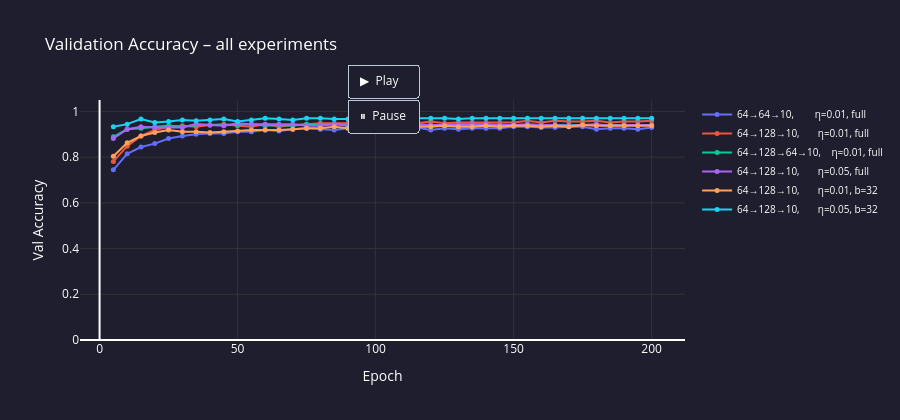

The code cell stored with this chart in its notebook:
### Code cell
from Code.Visualization.network_visualization import show_architecture

# ── Compare training-progress curves for every experiment in one chart ─
# (inline version – does not open a new browser tab per experiment)
fig_all = go.Figure()
colors  = ['#636EFA','#EF553B','#00CC96','#AB63FA','#FFA15A','#19D3F3']

for i, exp in enumerate(results):
    t  = exp['trainer']
    xs = [j * 5 for j in range(1, len(t.val_acc_history) + 1)]
    c  = colors[i % len(colors)]

    # Animate using frames: each frame adds one more data point
    fig_all.add_trace(go.Scatter(
        x=xs, y=t.val_acc_history,
        mode='lines+markers',
        name=exp['name'],
        line=dict(color=c, width=2),
        marker=dict(size=5),
        hovertemplate='Epoch %{x}<br>Val Acc: %{y:.4f}<extra></extra>',
    ))

fig_all.update_layout(
    title='Validation Accuracy – all experiments',
    xaxis_title='Epoch',
    yaxis_title='Val Accuracy',
    yaxis=dict(range=[0, 1.05], gridcolor='#333'),
    xaxis=dict(gridcolor='#333'),
    plot_bgcolor='#1e1e2e',
    paper_bgcolor='#1e1e2e',
    font=dict(color='white'),
    height=420,
    legend=dict(font=dict(size=10)),
    updatemenus=[dict(
        type='buttons',
        showactive=False,
        y=1.15, x=0.5, xanchor='center',
        buttons=[
            dict(
                label='▶  Play',
                method='animate',
                args=[None, dict(frame=dict(duration=80, redraw=True), fromcurrent=True)],
            ),
            dict(
                label='⏸  Pause',
                method='animate',
                args=[[None], dict(frame=dict(duration=0), mode='immediate')],
            ),
        ],
    )],
)

# Build animation frames – each frame reveals one more epoch point
max_points = max(len(e['trainer'].val_acc_history) for e in results)
frames = []
for frame_idx in range(1, max_points + 1):
    frame_traces = []
    for i, exp in enumerate(results):
        t  = exp['trainer']
        xs = [j * 5 for j in range(1, len(t.val_acc_history) + 1)]
        visible_x = xs[:frame_idx]
        visible_y = t.val_acc_history[:frame_idx]
        frame_traces.append(go.Scatter(x=visible_x, y=visible_y))
    frames.append(go.Frame(data=frame_traces, name=str(frame_idx)))

fig_all.frames = frames
fig_all.show()

### Figure 1 — Plotly figure (JSON) as saved in the notebook; plotly's stock layout.template omitted (floating-point values rounded to 4 significant figures)
{"data": [{"hovertemplate": "Epoch %{x}<br>Val Acc: %{y:.4f}<extra></extra>", "line": {"color": "#636EFA", "width": 2}, "marker": {"size": 5}, "mode": "lines+markers", "name": "64→64→10,        η=0.01, full", "type": "scatter", "x": [5, 10, 15, 20, 25, 30, 35, 40, 45, 50, 55, 60, 65, 70, 75, 80, 85, 90, 95, 100, 105, 110, 115, 120, 125, 130, 135, 140, 145, 150, 155, 160, 165, 170, 175, 180, 185, 190, 195, 200], "y": [0.7444, 0.8148, 0.8444, 0.8593, 0.8815, 0.8926, 0.9, 0.9037, 0.9037, 0.9111, 0.9111, 0.9185, 0.9148, 0.9222, 0.9259, 0.9222, 0.9185, 0.9259, 0.9185, 0.9259, 0.9259, 0.9259, 0.9296, 0.9185, 0.9259, 0.9222, 0.9259, 0.9259, 0.9259, 0.9333, 0.9333, 0.9296, 0.9296, 0.9333, 0.9333, 0.9222, 0.9259, 0.9259, 0.9222, 0.9296]}, {"hovertemplate": "Epoch %{x}<br>Val Acc: %{y:.4f}<extra></extra>", "line": {"color": "#EF553B", "width": 2}, "marker": {"size": 5}, "mode": "lines+markers", "name": "64→128→10,       η=0.01, full", "type": "scatter", "x": [5, 10, 15, 20, 25, 30, 35, 40, 45, 50, 55, 60, 65, 70, 75, 80, 85, 90, 95, 100, 105, 110, 115, 120, 125, 130, 135, 140, 145, 150, 155, 160, 165, 170, 175, 180, 185, 190, 195, 200], "y": [0.7815, 0.8481, 0.8926, 0.9185, 0.9333, 0.937, 0.9333, 0.9407, 0.9444, 0.937, 0.9333, 0.9444, 0.9333, 0.9407, 0.9444, 0.9482, 0.9482, 0.9482, 0.9444, 0.9444, 0.9444, 0.9482, 0.9482, 0.9556, 0.9482, 0.9518, 0.9518, 0.9518, 0.9518, 0.9518, 0.9593, 0.9518, 0.9593, 0.9556, 0.9556, 0.9593, 0.9518, 0.9556, 0.9556, 0.9593]}, {"hovertemplate": "Epoch %{x}<br>Val Acc: %{y:.4f}<extra></extra>", "line": {"color": "#00CC96", "width": 2}, "marker": {"size": 5}, "mode": "lines+markers", "name": "64→128→64→10,    η=0.01, full", "type": "scatter", "x": [5, 10, 15, 20, 25, 30, 35, 40, 45, 50, 55, 60, 65, 70, 75, 80, 85, 90, 95, 100, 105, 110, 115, 120, 125, 130, 135, 140, 145, 150, 155, 160, 165, 170, 175, 180, 185, 190, 195, 200], "y": [0.8889, 0.9222, 0.9259, 0.9333, 0.937, 0.9333, 0.9407, 0.9407, 0.9407, 0.9407, 0.9444, 0.937, 0.9407, 0.937, 0.9444, 0.9407, 0.9444, 0.9407, 0.9407, 0.9407, 0.9407, 0.9407, 0.9407, 0.9407, 0.9407, 0.9407, 0.9407, 0.9407, 0.9407, 0.9407, 0.9407, 0.9407, 0.9407, 0.9407, 0.9407, 0.9407, 0.9407, 0.9407, 0.9407, 0.9407]}, {"hovertemplate": "Epoch %{x}<br>Val Acc: %{y:.4f}<extra></extra>", "line": {"color": "#AB63FA", "width": 2}, "marker": {"size": 5}, "mode": "lines+markers", "name": "64→128→10,       η=0.05, full", "type": "scatter", "x": [5, 10, 15, 20, 25, 30, 35, 40, 45, 50, 55, 60, 65, 70, 75, 80, 85, 90, 95, 100, 105, 110, 115, 120, 125, 130, 135, 140, 145, 150, 155, 160, 165, 170, 175, 180, 185, 190, 195, 200], "y": [0.8815, 0.9222, 0.9333, 0.9296, 0.9296, 0.9296, 0.9444, 0.9407, 0.937, 0.9482, 0.9444, 0.9444, 0.9444, 0.9444, 0.937, 0.937, 0.9444, 0.937, 0.9444, 0.9444, 0.937, 0.9444, 0.9444, 0.9407, 0.9407, 0.9444, 0.9444, 0.9444, 0.9407, 0.9407, 0.9444, 0.9407, 0.9407, 0.937, 0.9407, 0.9444, 0.937, 0.9407, 0.9407, 0.9407]}, {"hovertemplate": "Epoch %{x}<br>Val Acc: %{y:.4f}<extra></extra>", "line": {"color": "#FFA15A", "width": 2}, "marker": {"size": 5}, "mode": "lines+markers", "name": "64→128→10,       η=0.01, b=32", "type": "scatter", "x": [5, 10, 15, 20, 25, 30, 35, 40, 45, 50, 55, 60, 65, 70, 75, 80, 85, 90, 95, 100, 105, 110, 115, 120, 125, 130, 135, 140, 145, 150, 155, 160, 165, 170, 175, 180, 185, 190, 195, 200], "y": [0.8037, 0.863, 0.8926, 0.9074, 0.9185, 0.9111, 0.9111, 0.9074, 0.9111, 0.9148, 0.9185, 0.9185, 0.9185, 0.9222, 0.9259, 0.9259, 0.9333, 0.9259, 0.9296, 0.937, 0.9296, 0.9333, 0.9333, 0.9333, 0.937, 0.9333, 0.9333, 0.937, 0.9333, 0.937, 0.937, 0.9333, 0.937, 0.9333, 0.9407, 0.937, 0.937, 0.937, 0.937, 0.937]}, {"hovertemplate": "Epoch %{x}<br>Val Acc: %{y:.4f}<extra></extra>", "line": {"color": "#19D3F3", "width": 2}, "marker": {"size": 5}, "mode": "lines+markers", "name": "64→128→10,       η=0.05, b=32", "type": "scatter", "x": [5, 10, 15, 20, 25, 30, 35, 40, 45, 50, 55, 60, 65, 70, 75, 80, 85, 90, 95, 100, 105, 110, 115, 120, 125, 130, 135, 140, 145, 150, 155, 160, 165, 170, 175, 180, 185, 190, 195, 200], "y": [0.9333, 0.9444, 0.9667, 0.9518, 0.9556, 0.963, 0.9593, 0.963, 0.9667, 0.9556, 0.963, 0.9704, 0.9667, 0.963, 0.9704, 0.9704, 0.9667, 0.9667, 0.9667, 0.9704, 0.963, 0.9667, 0.9704, 0.9704, 0.9704, 0.9667, 0.9704, 0.9704, 0.9704, 0.9704, 0.9704, 0.9704, 0.9704, 0.9704, 0.9704, 0.9704, 0.9704, 0.9704, 0.9704, 0.9704]}], "layout": {"font": {"color": "white"}, "height": 420, "legend": {"font": {"size": 10}}, "paper_bgcolor": "#1e1e2e", "plot_bgcolor": "#1e1e2e", "title": {"text": "Validation Accuracy – all experiments"}, "updatemenus": [{"buttons": [{"args": [null, {"frame": {"duration": 80, "redraw": true}, "fromcurrent": true}], "label": "▶  Play", "method": "animate"}, {"args": [[null], {"frame": {"duration": 0}, "mode": "immediate"}], "label": "⏸  Pause", "method": "animate"}], "showactive": false, "type": "buttons", "x": 0.5, "xanchor": "center", "y": 1.15}], "xaxis": {"gridcolor": "#333", "title": {"text": "Epoch"}}, "yaxis": {"gridcolor": "#333", "range": [0, 1.05], "title": {"text": "Val Accuracy"}}}}
